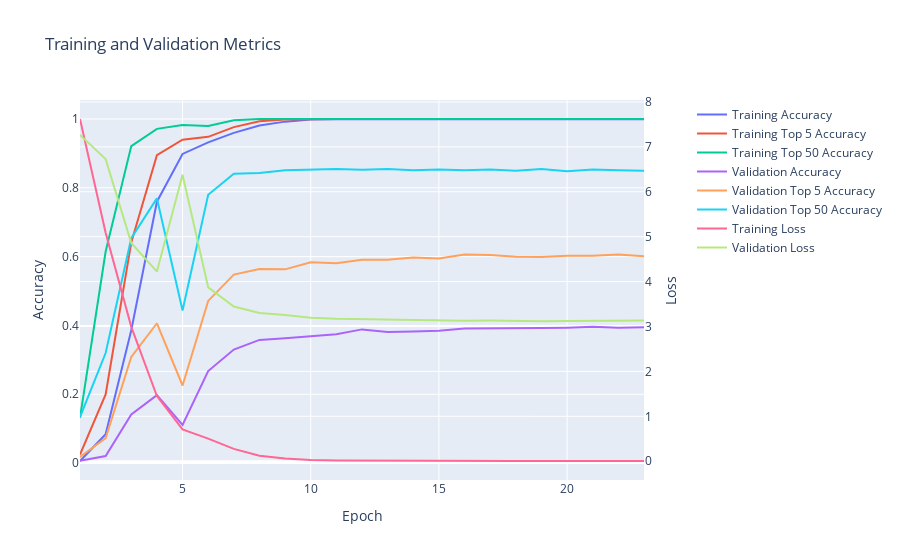

Source (notebook cell):
### Code cell
arcface_cross_entropy_model.display_training_history()

### Figure 1 — Plotly figure (JSON) as saved in the notebook; plotly's stock layout.template omitted (floating-point values rounded to 4 significant figures)
{"data": [{"mode": "lines", "name": "Training Accuracy", "type": "scatter", "x": [1, 2, 3, 4, 5, 6, 7, 8, 9, 10, 11, 12, 13, 14, 15, 16, 17, 18, 19, 20, 21, 22, 23], "xaxis": "x", "y": [0.006049, 0.08405, 0.3862, 0.7596, 0.8984, 0.9322, 0.9596, 0.9809, 0.9924, 0.9984, 0.9994, 0.9994, 0.9994, 0.9994, 0.9994, 0.9994, 0.9994, 0.9994, 0.9994, 0.9994, 0.9994, 0.9994, 0.9994, 0.9994], "yaxis": "y"}, {"mode": "lines", "name": "Training Top 5 Accuracy", "type": "scatter", "x": [1, 2, 3, 4, 5, 6, 7, 8, 9, 10, 11, 12, 13, 14, 15, 16, 17, 18, 19, 20, 21, 22, 23], "xaxis": "x", "y": [0.02483, 0.1993, 0.6409, 0.8949, 0.9398, 0.9481, 0.9764, 0.9936, 0.9987, 1.0, 1.0, 1.0, 1.0, 1.0, 1.0, 1.0, 1.0, 1.0, 1.0, 1.0, 1.0, 1.0, 1.0, 1.0], "yaxis": "y"}, {"mode": "lines", "name": "Training Top 50 Accuracy", "type": "scatter", "x": [1, 2, 3, 4, 5, 6, 7, 8, 9, 10, 11, 12, 13, 14, 15, 16, 17, 18, 19, 20, 21, 22, 23], "xaxis": "x", "y": [0.1318, 0.6148, 0.9214, 0.9713, 0.9825, 0.9796, 0.9965, 1.0, 1.0, 1.0, 1.0, 1.0, 1.0, 1.0, 1.0, 1.0, 1.0, 1.0, 1.0, 1.0, 1.0, 1.0, 1.0, 1.0], "yaxis": "y"}, {"mode": "lines", "name": "Validation Accuracy", "type": "scatter", "x": [1, 2, 3, 4, 5, 6, 7, 8, 9, 10, 11, 12, 13, 14, 15, 16, 17, 18, 19, 20, 21, 22, 23], "xaxis": "x", "y": [0.006369, 0.02038, 0.1414, 0.1975, 0.1108, 0.2675, 0.3299, 0.358, 0.3631, 0.3694, 0.3745, 0.3885, 0.3809, 0.3822, 0.3847, 0.3911, 0.3911, 0.3911, 0.3924, 0.3936, 0.3962, 0.3936, 0.3949, 0.3924], "yaxis": "y"}, {"mode": "lines", "name": "Validation Top 5 Accuracy", "type": "scatter", "x": [1, 2, 3, 4, 5, 6, 7, 8, 9, 10, 11, 12, 13, 14, 15, 16, 17, 18, 19, 20, 21, 22, 23], "xaxis": "x", "y": [0.01783, 0.07261, 0.3083, 0.4064, 0.2255, 0.4713, 0.5478, 0.5643, 0.5631, 0.5834, 0.5809, 0.5911, 0.5911, 0.5975, 0.5949, 0.6064, 0.6051, 0.6, 0.5987, 0.6025, 0.6025, 0.6064, 0.6013, 0.6013], "yaxis": "y"}, {"mode": "lines", "name": "Validation Top 50 Accuracy", "type": "scatter", "x": [1, 2, 3, 4, 5, 6, 7, 8, 9, 10, 11, 12, 13, 14, 15, 16, 17, 18, 19, 20, 21, 22, 23], "xaxis": "x", "y": [0.1338, 0.3197, 0.6535, 0.7694, 0.4433, 0.7796, 0.8408, 0.8433, 0.851, 0.8522, 0.8548, 0.8522, 0.8548, 0.851, 0.8535, 0.851, 0.8535, 0.8497, 0.8548, 0.8484, 0.8535, 0.851, 0.8497, 0.851], "yaxis": "y"}, {"mode": "lines", "name": "Training Loss", "type": "scatter", "x": [1, 2, 3, 4, 5, 6, 7, 8, 9, 10, 11, 12, 13, 14, 15, 16, 17, 18, 19, 20, 21, 22, 23], "xaxis": "x", "y": [7.621, 5.088, 2.992, 1.453, 0.71, 0.5034, 0.2739, 0.1243, 0.05881, 0.02881, 0.018, 0.01444, 0.01207, 0.0107, 0.008925, 0.008119, 0.008084, 0.00655, 0.00648, 0.005897, 0.004914, 0.004984, 0.005294, 0.004365], "yaxis": "y2"}, {"mode": "lines", "name": "Validation Loss", "type": "scatter", "x": [1, 2, 3, 4, 5, 6, 7, 8, 9, 10, 11, 12, 13, 14, 15, 16, 17, 18, 19, 20, 21, 22, 23], "xaxis": "x", "y": [7.266, 6.728, 4.859, 4.223, 6.378, 3.872, 3.446, 3.3, 3.255, 3.195, 3.174, 3.162, 3.156, 3.144, 3.138, 3.13, 3.132, 3.122, 3.116, 3.12, 3.124, 3.121, 3.131, 3.123], "yaxis": "y2"}], "layout": {"title": {"text": "Training and Validation Metrics"}, "xaxis": {"anchor": "y", "domain": [0.0, 0.94], "title": {"text": "Epoch"}}, "yaxis": {"anchor": "x", "domain": [0.0, 1.0], "title": {"text": "Accuracy"}}, "yaxis2": {"anchor": "x", "overlaying": "y", "side": "right", "title": {"text": "Loss"}}}}
